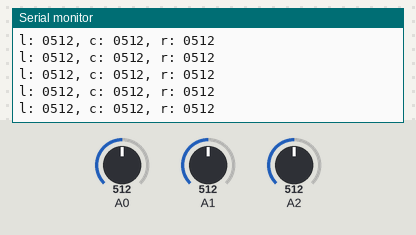
This sketch was run on a simulated Arduino Uno, built with avr-gcc and run on an emulated ATmega328P. Shown: the last lines printed to the serial monitor. The test bench sets the inputs (shaded band); at power-on: A0 = 512, A1 = 512, A2 = 512.

Above: at 1.2 s.
1.3 s: A0 set to 716
At 1.9 s:
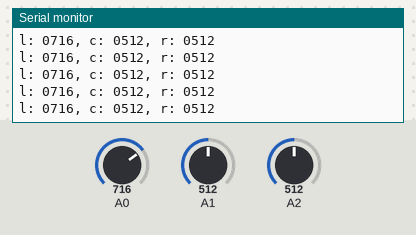
2.8 s: A1 set to 716
At 3.6 s:
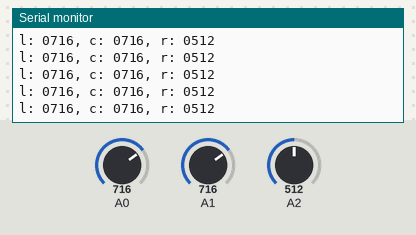
4.3 s: A2 set to 716
At 5.4 s:
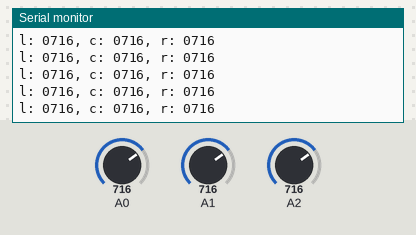
5.8 s: A0 set to 900
At 6.7 s:
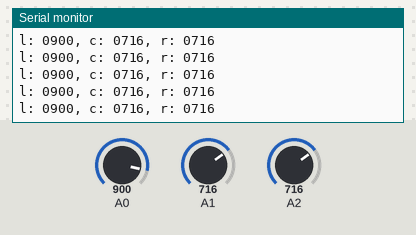
7.3 s: A1 set to 900
At 8.4 s:
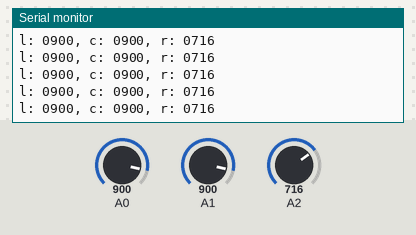
8.8 s: A2 set to 900
At 9.4 s:
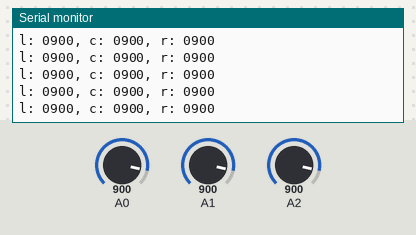
Timing chart, 0 to 11.3 s (numbered marks = the images above; inputs shaded):
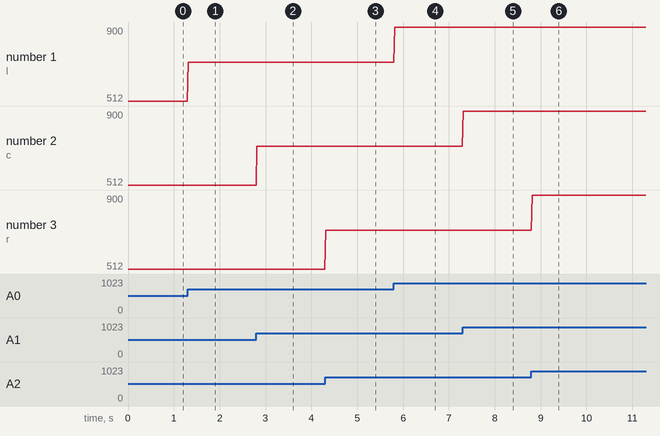

The sketch:

line_sensor.ino
```cpp
void setup() {
  Serial.begin(115200);
}

void loop() {
  unsigned char humanReadable[128];
  unsigned char buffer[8];
  int leftSensorValue = analogRead(A0);
  int centerSensorValue = analogRead(A1);
  int rightSensorValue = analogRead(A2);
  buffer[0] = (unsigned char)((leftSensorValue >> 0) & 0xff);
  buffer[1] = (unsigned char)((leftSensorValue >> 8) & 0xff);
  buffer[2] = (unsigned char)((centerSensorValue >> 0) & 0xff);
  buffer[3] = (unsigned char)((centerSensorValue >> 8) & 0xff);
  buffer[4] = (unsigned char)((rightSensorValue >> 0) & 0xff);
  buffer[5] = (unsigned char)((rightSensorValue >> 8) & 0xff);
  buffer[6] = '\r';
  buffer[7] = '\n';

  snprintf(humanReadable, 128, "l: %04d, c: %04d, r: %04d", leftSensorValue, centerSensorValue, rightSensorValue);
  //  Serial.write(buffer, 8);
  Serial.write(humanReadable, strlen(humanReadable));
  Serial.println();
  delay(20);
}
```

Measured:
- after the input at 1.3 s, the serial monitor: prints a new line at once (image 1)
- after the input at 2.8 s, the serial monitor: prints a new line at once (image 2)
- after the input at 4.3 s, the serial monitor: prints a new line at once (image 3)
- after the input at 5.8 s, the serial monitor: prints a new line at once (image 4)
- after the input at 7.3 s, the serial monitor: prints a new line at once (image 5)
- after the input at 8.8 s, the serial monitor: prints a new line at once (image 6)
- plotted number 1: 512 → 716 after the input at 1.3 s, 716 → 900 after the input at 5.8 s
